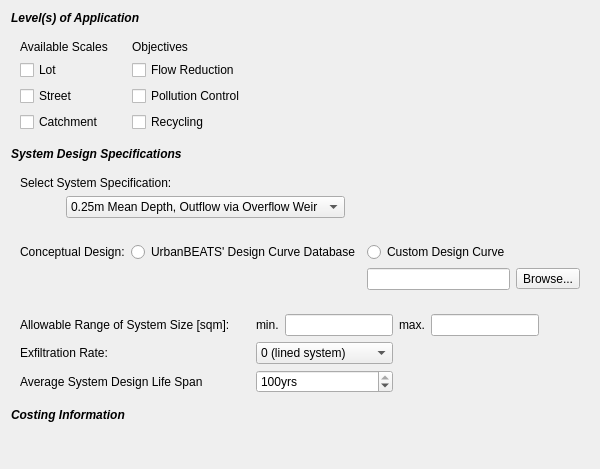
            <widget class="QWidget" name="scrollAreaWidgetContents_24">
             <property name="geometry">
              <rect>
               <x>0</x>
               <y>0</y>
               <width>534</width>
               <height>437</height>
              </rect>
             </property>
             <layout class="QVBoxLayout" name="verticalLayout_57">
              <item>
               <widget class="QLabel" name="label_30">
                <property name="text">
                 <string>&lt;html&gt;&lt;head/&gt;&lt;body&gt;&lt;p&gt;&lt;span style=&quot; font-weight:600; font-style:italic;&quot;&gt;Level(s) of Application&lt;/span&gt;&lt;/p&gt;&lt;/body&gt;&lt;/html&gt;</string>
                </property>
               </widget>
              </item>
              <item>
               <widget class="QWidget" name="widget_40" native="true">
                <layout class="QHBoxLayout" name="horizontalLayout_12">
                 <property name="leftMargin">
                  <number>0</number>
                 </property>
                 <property name="topMargin">
                  <number>0</number>
                 </property>
                 <property name="rightMargin">
                  <number>0</number>
                 </property>
                 <property name="bottomMargin">
                  <number>0</number>
                 </property>
                 <item>
                  <widget class="QWidget" name="widget_41" native="true">
                   <layout class="QGridLayout" name="gridLayout_31">
                    <item row="0" column="0">
                     <widget class="QLabel" name="BFscales_lbl_4">
                      <property name="text">
                       <string>Available Scales</string>
                      </property>
                     </widget>
                    </item>
                    <item row="1" column="0">
                     <widget class="QCheckBox" name="BFlot_check_4">
                      <property name="text">
                       <string>Lot</string>
                      </property>
                     </widget>
                    </item>
                    <item row="2" column="0">
                     <widget class="QCheckBox" name="BFstreet_check_4">
                      <property name="text">
                       <string>Street</string>
                      </property>
                     </widget>
                    </item>
                    <item row="3" column="0">
                     <widget class="QCheckBox" name="BFprec_check_4">
                      <property name="enabled">
                       <bool>true</bool>
                      </property>
                      <property name="text">
                       <string>Catchment</string>
                      </property>
                     </widget>
                    </item>
                   </layout>
                  </widget>
                 </item>
                 <item>
                  <widget class="QWidget" name="widget_42" native="true">
                   <layout class="QGridLayout" name="gridLayout_32">
                    <item row="0" column="0">
                     <widget class="QLabel" name="BFapps_lbl_4">
                      <property name="text">
                       <string>Objectives</string>
                      </property>
                     </widget>
                    </item>
                    <item row="1" column="0">
                     <widget class="QCheckBox" name="BFflow_check_4">
                      <property name="enabled">
                       <bool>true</bool>
                      </property>
                      <property name="text">
                       <string>Flow Reduction</string>
                      </property>
                     </widget>
                    </item>
                    <item row="2" column="0">
                     <widget class="QCheckBox" name="BFpollute_check_4">
                      <property name="text">
                       <string>Pollution Control</string>
                      </property>
                     </widget>
                    </item>
                    <item row="3" column="0">
                     <widget class="QCheckBox" name="BFrecycle_check_4">
                      <property name="enabled">
                       <bool>true</bool>
                      </property>
                      <property name="text">
                       <string>Recycling</string>
                      </property>
                     </widget>
                    </item>
                   </layout>
                  </widget>
                 </item>
                 <item>
                  <spacer name="horizontalSpacer_62">
                   <property name="orientation">
                    <enum>Qt::Horizontal</enum>
                   </property>
                   <property name="sizeHint" stdset="0">
                    <size>
                     <width>40</width>
                     <height>20</height>
                    </size>
                   </property>
                  </spacer>
                 </item>
                </layout>
               </widget>
              </item>
              <item>
               <widget class="QLabel" name="label_34">
                <property name="text">
                 <string>&lt;html&gt;&lt;head/&gt;&lt;body&gt;&lt;p&gt;&lt;span style=&quot; font-weight:600; font-style:italic;&quot;&gt;System Design Specifications&lt;/span&gt;&lt;/p&gt;&lt;/body&gt;&lt;/html&gt;</string>
                </property>
               </widget>
              </item>
              <item>
               <widget class="QWidget" name="widget_43" native="true">
                <layout class="QGridLayout" name="gridLayout_33">
                 <item row="0" column="0" colspan="2">
                  <widget class="QLabel" name="BFspecs_lbl_6">
                   <property name="whatsThis">
                    <string>&lt;html&gt;&lt;head/&gt;&lt;body&gt;&lt;p&gt;Low Flow Bypass = &lt;/p&gt;&lt;p&gt;High Flow Bypass = &lt;/p&gt;&lt;p&gt;Saturated hydraulic conductivity = 180mm/hr&lt;/p&gt;&lt;p&gt;TN content of filter media = &lt;/p&gt;&lt;p&gt;Orthophosphate content of filter media =&lt;/p&gt;&lt;p&gt;Overflow Weir Width = &lt;/p&gt;&lt;p&gt;&lt;br/&gt;&lt;/p&gt;&lt;p&gt;Unlined Filter Media Perimeter adjusted to maintain aspect ratio&lt;/p&gt;&lt;p&gt;Unlined filter media base&lt;/p&gt;&lt;p&gt;Vegetated with effective nutrient removal plants&lt;/p&gt;&lt;p&gt;Underdrain Present&lt;/p&gt;&lt;p&gt;Submerged Zone with Carbon Present, depth = 0.45m&lt;/p&gt;&lt;/body&gt;&lt;/html&gt;</string>
                   </property>
                   <property name="text">
                    <string>Select System Specification:</string>
                   </property>
                  </widget>
                 </item>
                 <item row="1" column="0">
                  <spacer name="horizontalSpacer_63">
                   <property name="orientation">
                    <enum>Qt::Horizontal</enum>
                   </property>
                   <property name="sizeType">
                    <enum>QSizePolicy::Fixed</enum>
                   </property>
                   <property name="sizeHint" stdset="0">
                    <size>
                     <width>40</width>
                     <height>20</height>
                    </size>
                   </property>
                  </spacer>
                 </item>
                 <item row="1" column="2">
                  <spacer name="horizontalSpacer_64">
                   <property name="orientation">
                    <enum>Qt::Horizontal</enum>
                   </property>
                   <property name="sizeHint" stdset="0">
                    <size>
                     <width>40</width>
                     <height>20</height>
                    </size>
                   </property>
                  </spacer>
                 </item>
                 <item row="1" column="1">
                  <widget class="QComboBox" name="PBspecs_combo">
                   <item>
                    <property name="text">
                     <string>0.25m Mean Depth, Outflow via Overflow Weir</string>
                    </property>
                   </item>
                   <item>
                    <property name="text">
                     <string>0.50m Mean Depth, Outflow via Overflow Weir</string>
                    </property>
                   </item>
                   <item>
                    <property name="text">
                     <string>0.75m Mean Depth, Outflow via Overflow Weir</string>
                    </property>
                   </item>
                   <item>
                    <property name="text">
                     <string>1.00m Mean Depth, Outflow via Overflow Weir</string>
                    </property>
                   </item>
                   <item>
                    <property name="text">
                     <string>1.25m Mean Depth, Outflow via Overflow Weir</string>
                    </property>
                   </item>
                  </widget>
                 </item>
                </layout>
               </widget>
              </item>
              <item>
               <widget class="QWidget" name="widget_44" native="true">
                <layout class="QGridLayout" name="gridLayout_34">
                 <item row="0" column="0">
                  <widget class="QLabel" name="BFdesigncurve_lbl_4">
                   <property name="text">
                    <string>Conceptual Design:</string>
                   </property>
                  </widget>
                 </item>
                 <item row="1" column="2">
                  <widget class="QLineEdit" name="BFdesigncurve_pathbox_4"/>
                 </item>
                 <item row="0" column="1">
                  <widget class="QRadioButton" name="radioButton_7">
                   <property name="text">
                    <string>UrbanBEATS' Design Curve Database</string>
                   </property>
                  </widget>
                 </item>
                 <item row="0" column="2">
                  <widget class="QRadioButton" name="radioButton_8">
                   <property name="text">
                    <string>Custom Design Curve</string>
                   </property>
                  </widget>
                 </item>
                 <item row="1" column="3">
                  <widget class="QToolButton" name="BFdesigncurve_browse_4">
                   <property name="enabled">
                    <bool>true</bool>
                   </property>
                   <property name="text">
                    <string>Browse...</string>
                   </property>
                  </widget>
                 </item>
                </layout>
               </widget>
              </item>
              <item>
               <widget class="QWidget" name="widget_45" native="true">
                <layout class="QGridLayout" name="gridLayout_35">
                 <item row="0" column="0">
                  <widget class="QLabel" name="BFminsize_lbl_4">
                   <property name="text">
                    <string>Allowable Range of System Size [sqm]:</string>
                   </property>
                  </widget>
                 </item>
                 <item row="1" column="0">
                  <widget class="QLabel" name="BFexfil_lbl_4">
                   <property name="text">
                    <string>Exfiltration Rate:</string>
                   </property>
                  </widget>
                 </item>
                 <item row="2" column="2" colspan="2">
                  <widget class="QSpinBox" name="BFavglifespin_4">
                   <property name="suffix">
                    <string>yrs</string>
                   </property>
                   <property name="minimum">
                    <number>5</number>
                   </property>
                   <property name="maximum">
                    <number>100</number>
                   </property>
                   <property name="singleStep">
                    <number>5</number>
                   </property>
                   <property name="value">
                    <number>100</number>
                   </property>
                  </widget>
                 </item>
                 <item row="1" column="2" colspan="2">
                  <widget class="QComboBox" name="BFexfil_combo_3">
                   <property name="whatsThis">
                    <string>&lt;!DOCTYPE HTML PUBLIC &quot;-//W3C//DTD HTML 4.0//EN&quot; &quot;http://www.w3.org/TR/REC-html40/strict.dtd&quot;&gt;
&lt;html&gt;&lt;head&gt;&lt;meta name=&quot;qrichtext&quot; content=&quot;1&quot; /&gt;&lt;style type=&quot;text/css&quot;&gt;
p, li { white-space: pre-wrap; }
&lt;/style&gt;&lt;/head&gt;&lt;body style=&quot; font-family:'MS Shell Dlg 2'; font-size:8.25pt; font-weight:400; font-style:normal;&quot;&gt;
&lt;p style=&quot; margin-top:0px; margin-bottom:0px; margin-left:0px; margin-right:0px; -qt-block-indent:0; text-indent:0px;&quot;&gt;&lt;span style=&quot; font-size:8pt;&quot;&gt;The likely exfiltration rate from the system (less than the theoretical maximum infiltration rate of the soil). Select this value based on performance data of systems in your city.&lt;/span&gt;&lt;/p&gt;&lt;/body&gt;&lt;/html&gt;</string>
                   </property>
                   <item>
                    <property name="text">
                     <string>0 (lined system)</string>
                    </property>
                   </item>
                   <item>
                    <property name="text">
                     <string>0.18 mm/hr</string>
                    </property>
                   </item>
                   <item>
                    <property name="text">
                     <string>0.36 mm/hr</string>
                    </property>
                   </item>
                   <item>
                    <property name="text">
                     <string>1.8 mm/hr</string>
                    </property>
                   </item>
                   <item>
                    <property name="text">
                     <string>3.6 mm/hr</string>
                    </property>
                   </item>
                  </widget>
                 </item>
                 <item row="0" column="2">
                  <widget class="QLabel" name="BFmaxsize_lbl_7">
                   <property name="text">
                    <string>min.</string>
                   </property>
                  </widget>
                 </item>
                 <item row="0" column="5">
                  <widget class="QLineEdit" name="BFmaxsize_box_4"/>
                 </item>
                 <item row="0" column="6">
                  <spacer name="horizontalSpacer_65">
                   <property name="orientation">
                    <enum>Qt::Horizontal</enum>
                   </property>
                   <property name="sizeHint" stdset="0">
                    <size>
                     <width>40</width>
                     <height>20</height>
                    </size>
                   </property>
                  </spacer>
                 </item>
                 <item row="0" column="3">
                  <widget class="QLineEdit" name="BFminsize_box_4"/>
                 </item>
                 <item row="0" column="4">
                  <widget class="QLabel" name="BFmaxsize_lbl_8">
                   <property name="text">
                    <string>max.</string>
                   </property>
                  </widget>
                 </item>
                 <item row="2" column="0">
                  <widget class="QLabel" name="BFavglifelbl_4">
                   <property name="text">
                    <string>Average System Design Life Span</string>
                   </property>
                  </widget>
                 </item>
                 <item row="0" column="1">
                  <spacer name="horizontalSpacer_66">
                   <property name="orientation">
                    <enum>Qt::Horizontal</enum>
                   </property>
                   <property name="sizeType">
                    <enum>QSizePolicy::Fixed</enum>
                   </property>
                   <property name="sizeHint" stdset="0">
                    <size>
                     <width>20</width>
                     <height>20</height>
                    </size>
                   </property>
                  </spacer>
                 </item>
                </layout>
               </widget>
              </item>
              <item>
               <widget class="QLabel" name="label_35">
                <property name="text">
                 <string>&lt;html&gt;&lt;head/&gt;&lt;body&gt;&lt;p&gt;&lt;span style=&quot; font-weight:600; font-style:italic;&quot;&gt;Costing Information&lt;/span&gt;&lt;/p&gt;&lt;/body&gt;&lt;/html&gt;</string>
                </property>
               </widget>
              </item>
              <item>
               <widget class="QWidget" name="widget_46" native="true">
                <property name="minimumSize">
                 <size>
                  <width>0</width>
                  <height>30</height>
                 </size>
                </property>
               </widget>
              </item>
             </layout>
            </widget>
